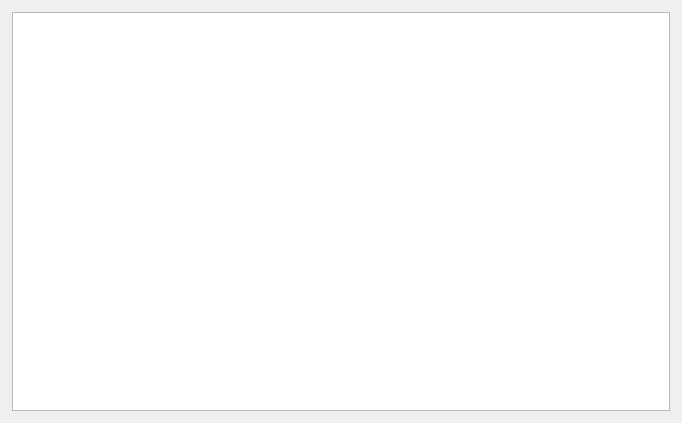
<?xml version="1.0" encoding="UTF-8"?>
<ui version="4.0">
 <class>ChannelMeasurement</class>
 <widget class="QWidget" name="ChannelMeasurement">
  <property name="geometry">
   <rect>
    <x>0</x>
    <y>0</y>
    <width>682</width>
    <height>423</height>
   </rect>
  </property>
  <property name="windowTitle">
   <string>Form</string>
  </property>
  <layout class="QVBoxLayout" name="verticalLayout">
   <property name="spacing">
    <number>0</number>
   </property>
   <property name="leftMargin">
    <number>12</number>
   </property>
   <property name="topMargin">
    <number>12</number>
   </property>
   <property name="rightMargin">
    <number>12</number>
   </property>
   <property name="bottomMargin">
    <number>12</number>
   </property>
   <item>
    <widget class="QTableWidget" name="tableWidget"/>
   </item>
  </layout>
 </widget>
 <resources/>
 <connections/>
</ui>
